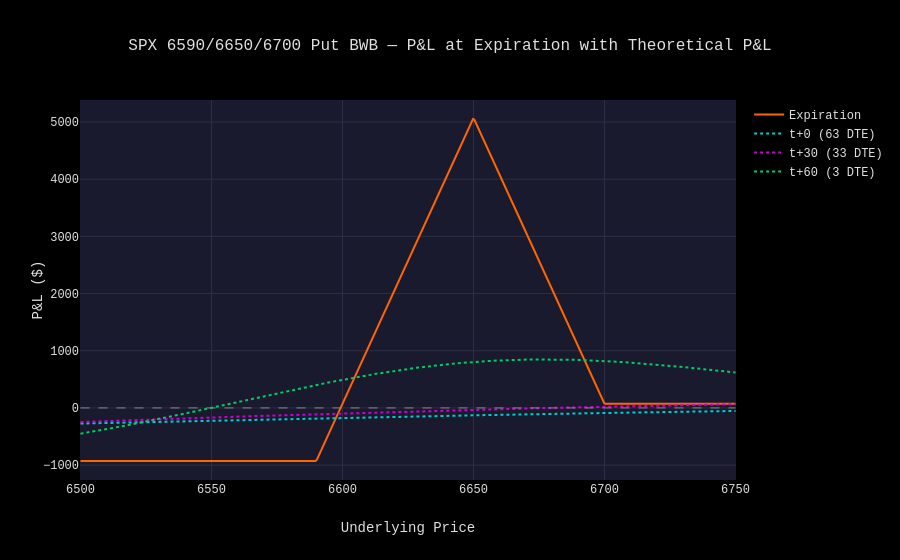

The notebook cell this image was saved under:
### Markdown cell above
## 6. P&L at Expiration with Theoretical P&L

Single Y-axis overlay showing:
- **Solid orange**: Expiration P&L (the hockey-stick payoff)
- **Dotted lines**: Theoretical P&L at t+0, t+30, t+60

The dotted curves converge toward the solid expiration payoff as DTE decreases,
revealing how the position's P&L shape evolves over time.

### Code cell
from options_analyzer.visualization.payoff_charts import plot_payoff_with_theoretical_pnl

# Compute theoretical P&L at same DTE offsets
pnl_by_dte = {}
for orig_dte in dte_list:
    offset = dte - orig_dte
    label = f"t+{offset} ({orig_dte} DTE)"
    pnl_by_dte[label] = payoff_calc.theoretical_pnl(bwb, price_range, ivs, orig_dte)

fig = plot_payoff_with_theoretical_pnl(
    price_range,
    payoff,
    pnl_by_dte,
    title=f"{bwb.name} — P&L at Expiration with Theoretical P&L",
)
fig.show()

### Figure 1 — Plotly figure (JSON) as saved in the notebook; plotly's stock layout.template omitted (floating-point values rounded to 4 significant figures; data arrays with more than 128 entries replaced by an {"elided": "..."} marker saying what was removed)
{"data": [{"line": {"color": "#ff6600", "width": 2}, "mode": "lines", "name": "Expiration", "type": "scatter", "x": {"elided": "500 float values"}, "y": {"elided": "500 float values"}}, {"line": {"color": "#00cccc", "dash": "dot", "width": 2}, "mode": "lines", "name": "t+0 (63 DTE)", "type": "scatter", "x": {"elided": "500 float values"}, "y": {"elided": "500 float values"}}, {"line": {"color": "#cc00cc", "dash": "dot", "width": 2}, "mode": "lines", "name": "t+30 (33 DTE)", "type": "scatter", "x": {"elided": "500 float values"}, "y": {"elided": "500 float values"}}, {"line": {"color": "#00cc66", "dash": "dot", "width": 2}, "mode": "lines", "name": "t+60 (3 DTE)", "type": "scatter", "x": {"elided": "500 float values"}, "y": {"elided": "500 float values"}}], "layout": {"shapes": [{"line": {"color": "#888888", "dash": "dash", "width": 1}, "type": "line", "x0": 6500, "x1": 6750, "y0": 0, "y1": 0}], "title": {"text": "SPX 6590/6650/6700 Put BWB — P&L at Expiration with Theoretical P&L"}, "xaxis": {"title": {"text": "Underlying Price"}}, "yaxis": {"title": {"text": "P&L ($)"}}}}
